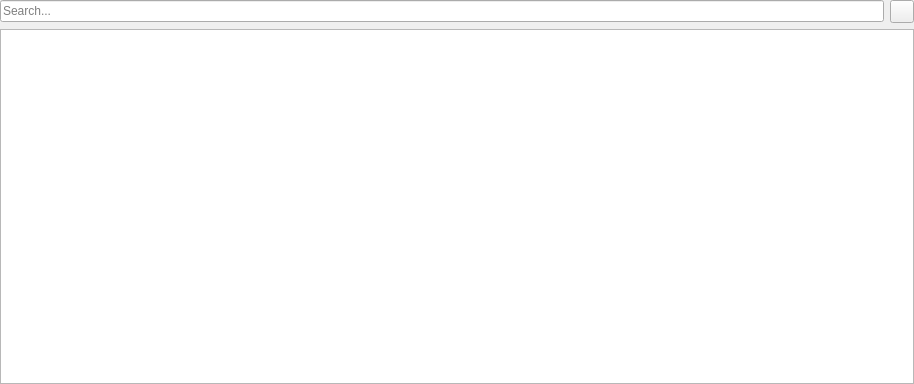
<?xml version="1.0" encoding="UTF-8"?>
<ui version="4.0">
 <class>ContactsWidget</class>
 <widget class="QWidget" name="ContactsWidget">
  <property name="geometry">
   <rect>
    <x>0</x>
    <y>0</y>
    <width>914</width>
    <height>384</height>
   </rect>
  </property>
  <property name="windowTitle">
   <string>Form</string>
  </property>
  <layout class="QVBoxLayout" name="verticalLayout">
   <property name="spacing">
    <number>6</number>
   </property>
   <property name="leftMargin">
    <number>0</number>
   </property>
   <property name="topMargin">
    <number>0</number>
   </property>
   <property name="rightMargin">
    <number>0</number>
   </property>
   <property name="bottomMargin">
    <number>0</number>
   </property>
   <item>
    <widget class="QFrame" name="frame_search">
     <property name="frameShape">
      <enum>QFrame::NoFrame</enum>
     </property>
     <property name="frameShadow">
      <enum>QFrame::Plain</enum>
     </property>
     <layout class="QHBoxLayout" name="horizontalLayout">
      <property name="leftMargin">
       <number>0</number>
      </property>
      <property name="topMargin">
       <number>0</number>
      </property>
      <property name="rightMargin">
       <number>0</number>
      </property>
      <property name="bottomMargin">
       <number>0</number>
      </property>
      <item>
       <widget class="QLineEdit" name="search">
        <property name="placeholderText">
         <string>Search...</string>
        </property>
       </widget>
      </item>
      <item>
       <widget class="QToolButton" name="btn_options">
        <property name="text">
         <string/>
        </property>
        <property name="icon">
         <iconset resource="assets.qrc">
          <normaloff>:/assets/images/preferences.svg</normaloff>:/assets/images/preferences.svg</iconset>
        </property>
        <property name="popupMode">
         <enum>QToolButton::InstantPopup</enum>
        </property>
       </widget>
      </item>
     </layout>
    </widget>
   </item>
   <item>
    <widget class="QTreeView" name="contacts">
     <property name="sizePolicy">
      <sizepolicy hsizetype="Expanding" vsizetype="Expanding">
       <horstretch>0</horstretch>
       <verstretch>0</verstretch>
      </sizepolicy>
     </property>
     <property name="rootIsDecorated">
      <bool>false</bool>
     </property>
     <attribute name="headerStretchLastSection">
      <bool>false</bool>
     </attribute>
    </widget>
   </item>
  </layout>
 </widget>
 <resources>
  <include location="assets.qrc"/>
 </resources>
 <connections/>
</ui>
